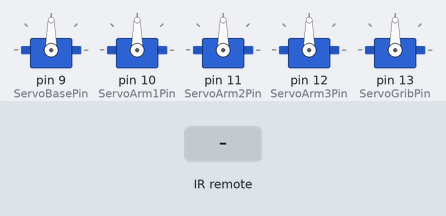
Simulated run of this sketch. Board: Arduino Uno, built with avr-gcc and run on an emulated ATmega328P. On the bench: 5 × servo. The test bench sets the inputs (shaded band).

Above: at 1.2 s.
1.3 s: infrared code 0xFF22DD received
At 2.1 s:
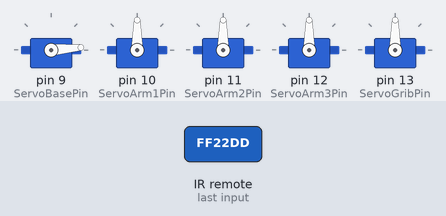
2.8 s: infrared code 0xFFC23D received
At 3.3 s:
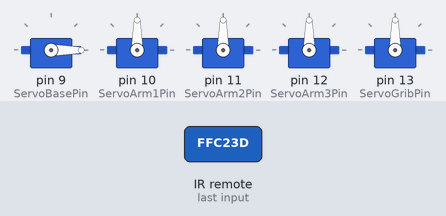
Timing chart, 0 to 5.8 s (numbered marks = the images above; inputs shaded):
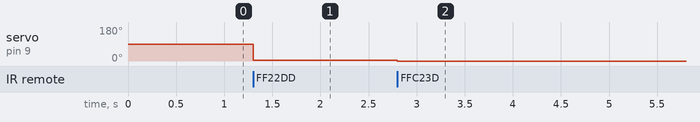

Measured:
- after the input at 1.3 s, servo on pin 9 (ServoBasePin): 90° → 5° at once
- after the input at 2.8 s, servo on pin 9 (ServoBasePin): 5° → 0° at once

The sketch:

RobotarmKodeV1.ino
```cpp
#include <Servo.h>
#include "IRremote.h"

int receiver = 8;
int ServoBasePin = 9;
int ServoArm1Pin = 10;
int ServoArm2Pin = 11;
int ServoArm3Pin = 12;
int ServoGribPin = 13;
int Valg = 2;                         // 1: Robotarm med kode    2: Robotarm ved IR

Servo ServoBase;
Servo ServoArm1;
Servo ServoArm2;
Servo ServoArm3;
Servo ServoGrib;
IRrecv irrecv(receiver);     // Biblioteket søger for gemme resultatet i "results". Den retunere 0 hvis der er ingen data. Den retunere 1 hvis dataen er klar
decode_results results;      //...

int PosBase=90;             //Start betingelser ved IR
int PosArm1=90;
int PosArm2=90;
int PosArm3=90;
int PosGrib=90;
int DegreeToTurnWithIR = 5;

void setup()
{
  ServoBase.attach(ServoBasePin);
  ServoArm1.attach(ServoArm1Pin);
  ServoArm2.attach(ServoArm2Pin);
  ServoArm3.attach(ServoArm3Pin);
  ServoGrib.attach(ServoGribPin);
  if (Valg==2){           // IR er valgt
    irrecv.enableIRIn();
    ServoBase.write(90);
    ServoArm1.write(90);
    ServoArm2.write(90);
    ServoArm3.write(90);
    ServoGrib.write(90);
   }
}

void loop()
{
if (Valg==1)
{Kode();}

else
{IRRemote();}
}

void Kode()               //Selvvalgt kode uden IR
{
   ServoBase.write(45);
   delay(1000);
   ServoBase.write(0);
   delay(1000);
   ServoBase.write(90);
   delay(1000);
   ServoArm1.write(90);
   delay(1000);
   ServoArm1.write(0);
   delay(1000);
   ServoArm1.write(180);
   delay(1000);
}

void IRRemote()         //Fjernstyret med IR
{
    if (irrecv.decode(&results)) // Venter på modtagelse af signal
    {
     translateIR();
     irrecv.resume(); // Modtag ny værdi
    }
}


void translateIR() // Hvad har vi fået ind?
{
  switch(results.value)
  {
  case 0xFF629D:                                                            break;      //FORWARD
  case 0xFF22DD: PosBase=+DegreeToTurnWithIR; ServoBase.write(PosBase);     break;      //LEFT
  case 0xFF02FD:                                                            break;      //OK
  case 0xFFC23D: PosBase=-DegreeToTurnWithIR; ServoBase.write(PosBase);     break;      //RIGHT
  case 0xFFA857:                                                            break;      //REVERSE
  case 0xFF6897: PosArm1=+DegreeToTurnWithIR; ServoBase.write(PosArm1);     break;      //1
  case 0xFF9867: PosArm1=-DegreeToTurnWithIR; ServoBase.write(PosArm1);     break;      //2
  case 0xFFB04F:                                                            break;      //3
  case 0xFF30CF: PosArm2=+DegreeToTurnWithIR; ServoBase.write(PosArm2);     break;      //4
  case 0xFF18E7: PosArm2=-DegreeToTurnWithIR; ServoBase.write(PosArm2);     break;      //5
  case 0xFF7A85:                                                            break;      //6
  case 0xFF10EF: PosArm3=+DegreeToTurnWithIR; ServoBase.write(PosArm3);     break;      //7
  case 0xFF38C7: PosArm3=-DegreeToTurnWithIR; ServoBase.write(PosArm3);     break;      //8
  case 0xFF5AA5:                                                            break;      //9
  case 0xFF42BD: PosGrib=+DegreeToTurnWithIR; ServoBase.write(PosGrib);     break;      //*
  case 0xFF4AB5: PosGrib=-DegreeToTurnWithIR; ServoBase.write(PosGrib);     break;      //0
  case 0xFF52AD:                                                            break;      //#
  case 0xFFFFFFFF:                                                          break;      //Gentag
  default:
  break;
  }
  delay(500);
}
```
